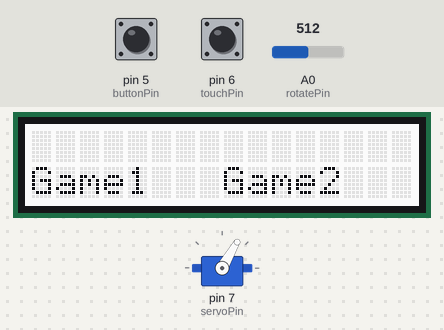
A sketch run on a simulated Arduino Uno, built with avr-gcc and run on an emulated ATmega328P. On the bench: 16×2 character LCD, servo. The test bench sets the inputs (shaded band); at power-on: pin 5 (buttonPin) LOW, pin 6 (touchPin) LOW, A0 (rotatePin) = 512. Random numbers use the default seed unless the sketch sets one; what the sketch prints to the serial monitor is not drawn.

Above: at 0.9 s.
1.3 s: pin 5 (buttonPin) pulled HIGH for 0.15 s
At 2.4 s:
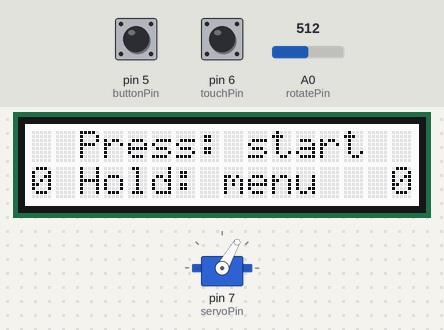
3.0 s: pin 6 (touchPin) pulled HIGH for 0.15 s
At 4.0 s:
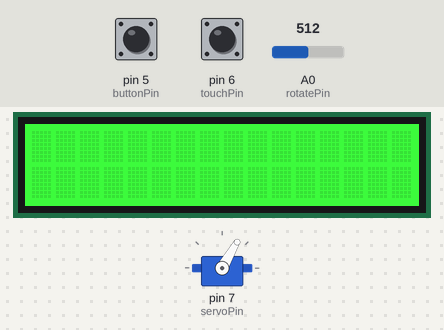
6.0 s: pin 5 (buttonPin) driven HIGH and pin 6 (touchPin) driven HIGH
At 7.5 s:
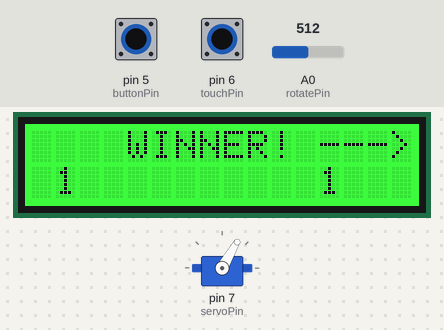
Timing chart, 0 to 13.5 s (numbered marks = the images above; inputs shaded):
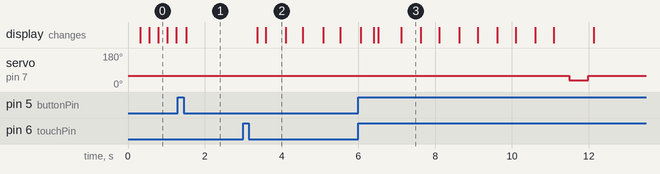

The sketch:

sketch_jun13a.ino
```cpp
#include <rgb_lcd.h>
#include <Wire.h>
#include <Servo.h>

rgb_lcd lcd;

//Player1
const int buttonPin = 5;

//Player2
const int touchPin = 6;

const int servoPin = 7;
const int rotatePin = A0;

Servo servoMotor;

int gameState = 0;
//0 = Main Menu
//1 = Game 1
//2 = Game 2

int gameSelection = 0;
int lastSetRotateValue = 0;

int colorR = 0;
int colorG = 0;
int colorB = 0;

int buttonValue = 0;
int touchValue = 0;
int rotateValue = 0;

boolean initialPressed = false;
int pressMillis = 0;

int lastStepMillis = 0;
int countDownState = 0;
int randomDelay;

int game2State = 0;
//0 = menu
//1 = show target number
//2 = count up
//3 = show result
int game2RandomNumber;
int game2DisplayNumber;
int game2Player1Number = 0;
int game2Player2Number = 0;

int scorePlayer1 = 0;
int scorePlayer2 = 0;

int lastWinner = 0;

byte arrowDown[8] = {
  0b11111,
  0b11111,
  0b01110,
  0b00100,
  0b00000,
  0b00000,
  0b00000,
  0b00000
};

byte arrowUp[8] = {
  0b00000,
  0b00000,
  0b00000,
  0b00000,
  0b00100,
  0b01110,
  0b11111,
  0b11111,
};


void setup() {
  lcd.begin(16, 2);
  Serial.begin(9600);
  pinMode(touchPin, INPUT);
  pinMode(buttonPin, INPUT);
  pinMode(rotatePin, INPUT);

  servoMotor.attach(servoPin);

  randomSeed(analogRead(1));

  lcd.createChar(0, arrowDown);

  setColor("white");

  servoMotor.write(60);
}

void loop() {
  buttonValue = digitalRead(buttonPin);
  touchValue = digitalRead(touchPin);
  rotateValue = analogRead(rotatePin);

  Serial.println(rotateValue);
  Serial.println(millis());


  lcd.setRGB(colorR, colorG, colorB);
  lcd.clear();

  Serial.println(gameSelection);
  if(gameState == 0){
    updateMainMenu(rotateValue, buttonValue, touchValue);
  }else if(gameState == 1){
    game1Update();
  }else if(gameState == 2){
    game2Update();
  }

  // to slow down for LCD
  delay(100);
}

void setGameState(int newGameState){
  if((digitalRead(touchPin) + digitalRead(buttonPin)) > 0){
    initialPressed = true;
  }
  gameState = newGameState;
}

void releaseCandy(){
  if(lastWinner == 1){
    servoMotor.write(100);
  }else{
    servoMotor.write(35);
  }
  delay(500);
  servoMotor.write(60);
}

void updateMainMenu(int rotateValue, int buttonValue, int touchValue){
    if(abs(rotateValue - lastSetRotateValue) > 100){
      lastSetRotateValue = rotateValue;
      gameSelection = gameSelection == 0 ? 1 : 0;
    }
    if((buttonValue + touchValue) > 0 && !initialPressed){
      setGameState(gameSelection + 1);
    }else if(buttonValue + touchValue == 0){
      initialPressed = false;
    }
    drawMainMenu();
}

void drawMainMenu(){
  lcd.setCursor(0,1);
  lcd.write("Game1   Game2");

  if((millis() % 500) < 250){
    lcd.setCursor(gameSelection == 0 ? 0 : 8, 0);
    lcd.write((unsigned char)0);
  }
}

void drawGameMenu(){
  lcd.setCursor(0, 0);
  lcd.print("  Press: start ");

  lcd.setCursor(0, 1);
  lcd.print(String(scorePlayer1) + " Hold: menu   " + String(scorePlayer2));

  if(buttonValue + touchValue > 0 && !initialPressed){
    pressMillis++;
    Serial.print(pressMillis);
    if(pressMillis > 20){
      reset();
    }
  }else if(buttonValue + touchValue == 0){
    if(pressMillis > 0){
      if(gameSelection == 0){
        startGame1();
      }else{
        startGame2();
        lastStepMillis = millis();
      }
    }else{
      initialPressed = false;
    }
  }
}

void startGame1(){
  Serial.println("countdown started");
  lastStepMillis = millis();
  countDownState = 1;
  int seconds = random(10);
  int ms = random(255) * 4;
  randomDelay = (seconds * 1000) + ms;
  setColor("red");
}

void game1Update(){
  if(countDownState == 0){
    drawGameMenu();
  }else{
    //game start

    //always show score during game
    lcd.setCursor(0, 0);
    lcd.print(String(scorePlayer1) + "            " + String(scorePlayer2));

    //lcd.setCursor(0, 1);
    //lcd.print(scorePlayer2);

    if(countDownState == 1 && (millis() > (lastStepMillis + randomDelay))){
      setColor("green");
      countDownState = 2;
      lastStepMillis = millis();
    }else if(countDownState == 2){
      if(buttonValue == 1){
        scorePlayer1++;
        lastWinner = 1;
        nextRound();
      }else if(touchValue == 1){
        scorePlayer2++;
        lastWinner = 2;
        nextRound();
      }
    }

  }
}

void nextRound(){
  releaseCandy();
  lastStepMillis = millis();
  countDownState = 0;
  pressMillis = 0;
  initialPressed = true;
  setColor("white");
  //TODO: prevent immediate restart within same button press with delay after rendering black background
}

void reset(){
  scorePlayer1 = 0;
  scorePlayer2 = 0;
  setGameState(0);
  nextRound();
}


void startGame2(){
  game2State = 1;
  game2RandomNumber = random(100) + 20;
  lastStepMillis = millis();
  setColor("green");
}

void game2Update(){
  if(game2State == 0){
     drawGameMenu();
  }else if(game2State == 1){
    if((millis() % 1000) < 500){
      lcd.setCursor(0, 0);
      lcd.print("       " + String(game2RandomNumber));
    }

    if(millis() > (lastStepMillis + 3000)){
      game2State = 2;
      lastStepMillis = millis();
      Serial.print("<<<<<<<<<<MILLLIS SET TO: " + String(millis()) + " >>>>>>>>>>>>>>>>");
    }
  }else if(game2State == 2){
    if(game2DisplayNumber <= 20){
      lcd.setCursor(0,0);
      lcd.print("       " + String(game2DisplayNumber));
    }
    game2DisplayNumber++;
    Serial.print("LASTSTEPMILLIS: " + String(lastStepMillis));
    Serial.print("MILLIS: " + String(millis()));
    //lcd.setPWM(REG_GREEN, alpha);

    if(game2Player1Number == 0 && buttonValue == 1){
      game2Player1Number = game2DisplayNumber;
    }
    if(game2Player2Number == 0 && touchValue == 1){
      game2Player2Number = game2DisplayNumber;
    }

    if(game2Player1Number != 0 && game2Player2Number != 0){
      game2State = 3;
      lastStepMillis = millis();
      if(abs(game2Player1Number - game2RandomNumber) < abs(game2Player2Number - game2RandomNumber)){
        scorePlayer1++;
        lastWinner = 1;
      }else{
        scorePlayer2++;
        lastWinner = 2;
      }
    }
  }else if(game2State == 3){
    if((millis() % 1000) < 500){
      if(abs(game2Player1Number - game2RandomNumber) < abs(game2Player2Number - game2RandomNumber)){
      //player 1 wins
        lcd.setCursor(0,0);
        lcd.print("<--- WINNER!");
      }else{
        //player 2 wins
        lcd.setCursor(0,0);
        lcd.print("    WINNER! --->");
      }
    }
    lcd.setCursor(0,1);
    lcd.print(" " + String(game2Player1Number) + "          " + String(game2Player2Number));
    if(millis() > lastStepMillis + 5000){
      game2NextRound();
    }
  }
}

void game2NextRound(){
  releaseCandy();
  game2RandomNumber = 0;
  game2DisplayNumber = 0;
  game2Player1Number = 0;
  game2Player2Number = 0;
  pressMillis = 0;
  lastStepMillis = millis();
  pressMillis = 0;
  initialPressed = true;
  setColor("white");
  game2State = 0;
}

void setColor(String c){
  if(c == "red"){
    colorR = 255,
    colorG = 0;
    colorB = 0;
  }else if(c == "yellow"){
    colorR = 255;
    colorG = 255;
    colorB = 0;
  }else if(c == "green"){
    colorR = 0;
    colorG = 255;
    colorB = 0;
  }else if(c == "black"){
    colorR = 0;
    colorG = 0;
    colorB = 0;
  }else if(c=="white"){
    colorR = 255;
    colorG = 255;
    colorB = 255;
  }

}
```

Measured:
- after the input at 3.0 s, the display: first changes after 0.37 s (image 2 shows a later state)
- after the input at 6.0 s, servo on pin 7 (servoPin): 60° → 35° after 5.5 s, → 60° 0.50 s later
- what the display in image 2 shows lasts 0.5 s, from 3.6 s to 4.1 s
